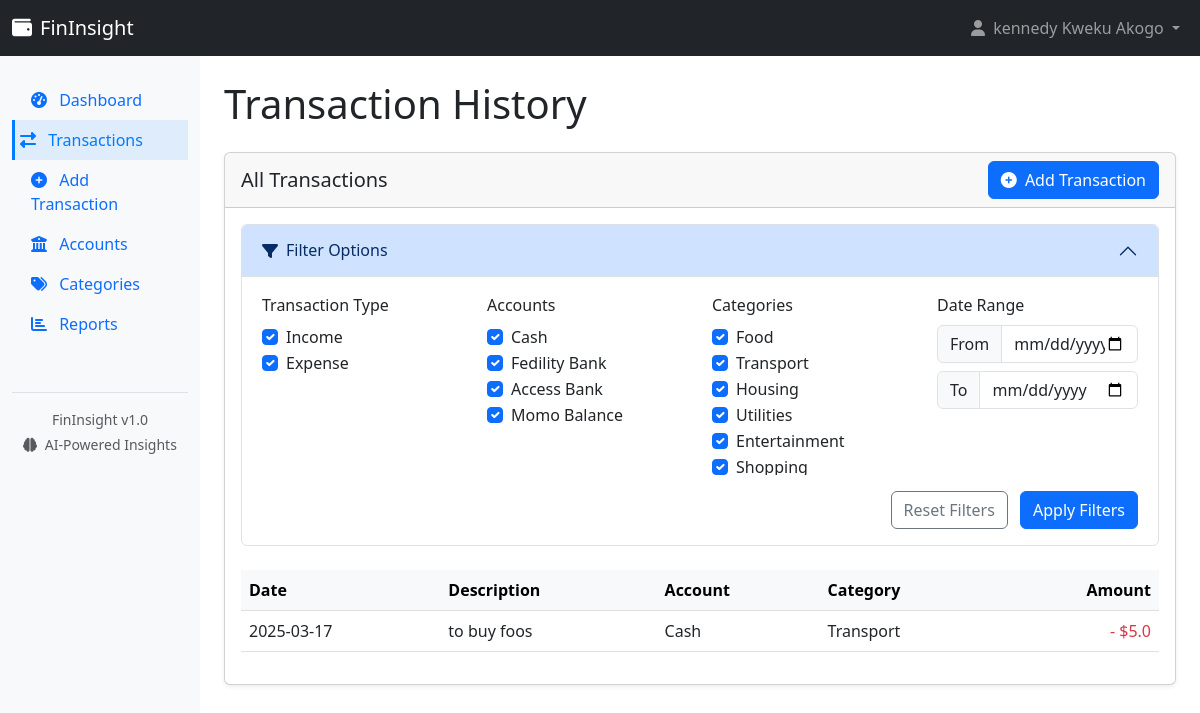
Page /transactions (signed in) on the committed database.
### app.py (models this page shows)
class User(UserMixin, db.Model):
    id = db.Column(db.Integer, primary_key=True)
    username = db.Column(db.String(100), unique=True, nullable=False)
    email = db.Column(db.String(100), unique=True, nullable=False)
    password = db.Column(db.String(200), nullable=False)
    name = db.Column(db.String(100), nullable=False)
    date_registered = db.Column(db.DateTime, default=datetime.utcnow)
    accounts = db.relationship('Account', backref='owner', lazy=True)
    categories = db.relationship('Category', backref='owner', lazy=True)
    transactions = db.relationship('Transaction', backref='user', lazy=True)

class Account(db.Model):
    id = db.Column(db.Integer, primary_key=True)
    name = db.Column(db.String(100), nullable=False)
    balance = db.Column(db.Float, default=0.0)
    user_id = db.Column(db.Integer, db.ForeignKey('user.id'), nullable=False)
    transactions = db.relationship('Transaction', backref='account', lazy=True)

class Category(db.Model):
    id = db.Column(db.Integer, primary_key=True)
    name = db.Column(db.String(100), nullable=False)
    type = db.Column(db.String(10), nullable=False)  # 'income' or 'expense'
    user_id = db.Column(db.Integer, db.ForeignKey('user.id'), nullable=False)
    transactions = db.relationship('Transaction', backref='category', lazy=True)

class Transaction(db.Model):
    id = db.Column(db.Integer, primary_key=True)
    type = db.Column(db.String(10), nullable=False)  # 'income' or 'expense'
    amount = db.Column(db.Float, nullable=False)
    description = db.Column(db.String(200))
    date = db.Column(db.Date, default=datetime.utcnow)
    user_id = db.Column(db.Integer, db.ForeignKey('user.id'), nullable=False)
    account_id = db.Column(db.Integer, db.ForeignKey('account.id'), nullable=False)
    category_id = db.Column(db.Integer, db.ForeignKey('category.id'), nullable=False)

### app.py (the view)
@app.route('/transactions')
@login_required
def transactions():
    transactions = Transaction.query.filter_by(user_id=current_user.id).order_by(Transaction.date.desc()).all()
    accounts = Account.query.filter_by(user_id=current_user.id).all()
    categories = Category.query.filter_by(user_id=current_user.id).all()
    return render_template('transactions.html',
                          transactions=transactions,
                          accounts=accounts,
                          categories=categories)

### app.py (called while the page is built)
@login_manager.user_loader
def load_user(user_id):
    return User.query.get(int(user_id))

### templates/transactions.html (shortened to what this page needs)
{% extends "layout.html" %}
{% block content %}
<h1 class="mb-4">Transaction History</h1>
<div class="card">
    <div class="card-header d-flex justify-content-between align-items-center">
        <h5 class="mb-0">All Transactions</h5>
        <a href="{{ url_for('add_transaction') }}" class="btn btn-primary">
            <i class="fas fa-plus-circle me-1"></i> Add Transaction
        </a>
    </div>
    <div class="card-body">
        <div class="row mb-4">
            <div class="col-md-12">
                <div class="accordion" id="filterAccordion">
                    <div class="accordion-item">
                        <h2 class="accordion-header" id="filterHeading">
                            <button class="accordion-button" type="button" data-bs-toggle="collapse" data-bs-target="#filterCollapse" aria-expanded="true" aria-controls="filterCollapse">
                                <i class="fas fa-filter me-2"></i> Filter Options
                            </button>
                        </h2>
                        <div id="filterCollapse" class="accordion-collapse collapse show" aria-labelledby="filterHeading">
                            <div class="accordion-body">
                                <form id="filterForm">
                                    <div class="row">
                                        <div class="col-md-3 mb-3">
                                            <label class="form-label">Transaction Type</label>
                                            <div class="form-check">
                                                <input class="form-check-input" type="checkbox" id="typeIncome" checked>
                                                <label class="form-check-label" for="typeIncome">Income</label>
                                            </div>
                                            <div class="form-check">
                                                <input class="form-check-input" type="checkbox" id="typeExpense" checked>
                                                <label class="form-check-label" for="typeExpense">Expense</label>
                                            </div>
                                        </div>
                                        <div class="col-md-3 mb-3">
                                            <label class="form-label">Accounts</label>
                                            <div class="overflow-auto" style="max-height: 150px;">
                                                {% for account in accounts %}
                                                <div class="form-check">
                                                    <input class="form-check-input account-filter" type="checkbox" id="account-{{ account.id }}" value="{{ account.id }}" checked>
                                                    <label class="form-check-label" for="account-{{ account.id }}">{{ account.name }}</label>
                                                </div>
                                                {% endfor %}
                                            </div>
                                        </div>
                                        <div class="col-md-3 mb-3">
                                            <label class="form-label">Categories</label>
                                            <div class="overflow-auto" style="max-height: 150px;">
                                                {% for category in categories %}
                                                <div class="form-check">
                                                    <input class="form-check-input category-filter" type="checkbox" id="category-{{ category.id }}" value="{{ category.id }}" checked>
                                                    <label class="form-check-label" for="category-{{ category.id }}">{{ category.name }}</label>
                                                </div>
                                                {% endfor %}
                                            </div>
                                        </div>
                                        <div class="col-md-3 mb-3">
                                            <label class="form-label">Date Range</label>
                                            <div class="input-group mb-2">
                                                <span class="input-group-text">From</span>
                                                <input type="date" class="form-control" id="dateFrom">
                                            </div>
                                            <div class="input-group">
                                                <span class="input-group-text">To</span>
                                                <input type="date" class="form-control" id="dateTo">
                                            </div>
                                        </div>
                                    </div>
                                    <div class="text-end">
                                        <button type="button" id="resetFilters" class="btn btn-outline-secondary me-2">Reset Filters</button>
                                        <button type="button" id="applyFilters" class="btn btn-primary">Apply Filters</button>
                                    </div>
                                </form>
                            </div>
                        </div>
                    </div>
                </div>
            </div>
        </div>
        {% if transactions %}
        <div class="table-responsive">
            <table class="table table-hover" id="transactionsTable">
                <thead class="table-light">
                    <tr>
                        <th>Date</th>
                        <th>Description</th>
                        <th>Account</th>
                        <th>Category</th>
                        <th class="text-end">Amount</th>
                    </tr>
                </thead>
                <tbody>
                    {% for transaction in transactions %}
                    <tr class="transaction-row"
                        data-type="{{ transaction.type }}"
                        data-account="{{ transaction.account_id }}"
                        data-category="{{ transaction.category_id }}"
                        data-date="{{ transaction.date }}">
                        <td>{{ transaction.date.strftime('%Y-%m-%d') }}</td>
                        <td>
                            {% if transaction.description %}
                            {{ transaction.description }}
                            {% else %}
                            <span class="text-muted fst-italic">No description</span>
                            {% endif %}
                        </td>
                        <td>{{ transaction.account.name }}</td>
                        <td>{{ transaction.category.name }}</td>
                        <td class="text-end {% if transaction.type == 'income' %}text-success{% else %}text-danger{% endif %}">
                            {% if transaction.type == 'income' %}+{% else %}-{% endif %}
                            ${{ transaction.amount|round(2) }}
                        </td>
                    </tr>
                    {% endfor %}
                </tbody>
            </table>
        </div>
        {% else %}
        <div class="alert alert-info">
            <i class="fas fa-info-circle me-2"></i> No transactions found. Add your first transaction to get started.
        </div>
        {% endif %}
    </div>
</div>
{% endblock %}

### templates/layout.html (shortened to what this page needs)
<!DOCTYPE html>
<html lang="en">
<head>
    <link href="https://cdn.jsdelivr.net/npm/bootstrap@5.3.0-alpha1/dist/css/bootstrap.min.css" rel="stylesheet">
    <link rel="stylesheet" href="https://cdnjs.cloudflare.com/ajax/libs/font-awesome/6.3.0/css/all.min.css">
</head>
<body>
    {% if current_user.is_authenticated %}
    <nav class="navbar navbar-expand-lg navbar-dark bg-dark">
        <div class="container-fluid">
            <a class="navbar-brand" href="{{ url_for('dashboard') }}">
                <i class="fas fa-wallet me-2"></i>FinInsight
            </a>
            <div class="collapse navbar-collapse" id="navbarNav">
                <ul class="navbar-nav ms-auto">
                    <li class="nav-item dropdown">
                        <a class="nav-link dropdown-toggle" href="#" id="navbarDropdown" role="button" data-bs-toggle="dropdown">
                            <i class="fas fa-user me-1"></i> {{ current_user.name }}
                        </a>
                    </li>
                </ul>
            </div>
        </div>
    </nav>
    <div class="container-fluid">
        <div class="row">
            <div class="col-md-3 col-lg-2 d-md-block sidebar" id="sidebar">
                <div class="sidebar-sticky">
                    <ul class="nav flex-column">
                        <li class="nav-item">
                            <a class="nav-link {% if request.path == url_for('dashboard') %}active{% endif %}" href="{{ url_for('dashboard') }}">
                                <i class="fas fa-tachometer-alt me-2"></i> Dashboard
                            </a>
                        </li>
                        <li class="nav-item">
                            <a class="nav-link {% if request.path == url_for('transactions') %}active{% endif %}" href="{{ url_for('transactions') }}">
                                <i class="fas fa-exchange-alt me-2"></i> Transactions
                            </a>
                        </li>
                        <li class="nav-item">
                            <a class="nav-link {% if request.path == url_for('add_transaction') %}active{% endif %}" href="{{ url_for('add_transaction') }}">
                                <i class="fas fa-plus-circle me-2"></i> Add Transaction
                            </a>
                        </li>
                        <li class="nav-item">
                            <a class="nav-link {% if request.path == url_for('accounts') %}active{% endif %}" href="{{ url_for('accounts') }}">
                                <i class="fas fa-university me-2"></i> Accounts
                            </a>
                        </li>
                        <li class="nav-item">
                            <a class="nav-link {% if request.path == url_for('categories') %}active{% endif %}" href="{{ url_for('categories') }}">
                                <i class="fas fa-tags me-2"></i> Categories
                            </a>
                        </li>
                        <li class="nav-item">
                            <a class="nav-link {% if request.path == url_for('report') %}active{% endif %}" href="{{ url_for('report') }}">
                                <i class="fas fa-chart-bar me-2"></i> Reports
                            </a>
                        </li>
                    </ul>
                    <div class="mt-5 pt-3 border-top text-center text-muted small">
                        <p class="mb-1">FinInsight v1.0</p>
                        <p><i class="fas fa-brain me-1"></i> AI-Powered Insights</p>
                    </div>
                </div>
            </div>
            <main class="col-md-9 ms-sm-auto col-lg-10 px-md-4 content content-wrapper" id="content">
                {% block content %}{% endblock %}
            </main>
        </div>
    </div>
    {% endif %}
</body>
</html>

### templates/layout.html (style rules this page uses)
.sidebar { min-height: calc(100vh - 56px); background-color: #f8f9fa; padding-top: 1rem; }
.sidebar-sticky { position: sticky; top: 0; height: calc(100vh - 56px); padding-top: 0.5rem; overflow-x: hidden; overflow-y: auto; }
.content { padding: 1.5rem; }
.card { margin-bottom: 1.5rem; box-shadow: 0 0.125rem 0.25rem rgba(0, 0, 0, 0.075); }
.nav-link.active { color: #007bff; background-color: rgba(0, 123, 255, 0.1); border-left: 3px solid #007bff; padding-left: calc(0.5rem - 3px); }
.nav-link { padding: 0.5rem 1rem; border-left: 3px solid transparent; }

### rows in the picture
User: name "kennedy Kweku Akogo"
Account: name "Cash"
Account: name "Fedility Bank"
Account: name "Access Bank"
Account: name "Momo Balance"
Category: name "Food"
Category: name "Transport"
Category: name "Housing"
Category: name "Utilities"
Category: name "Entertainment"
Category: name "Shopping"
